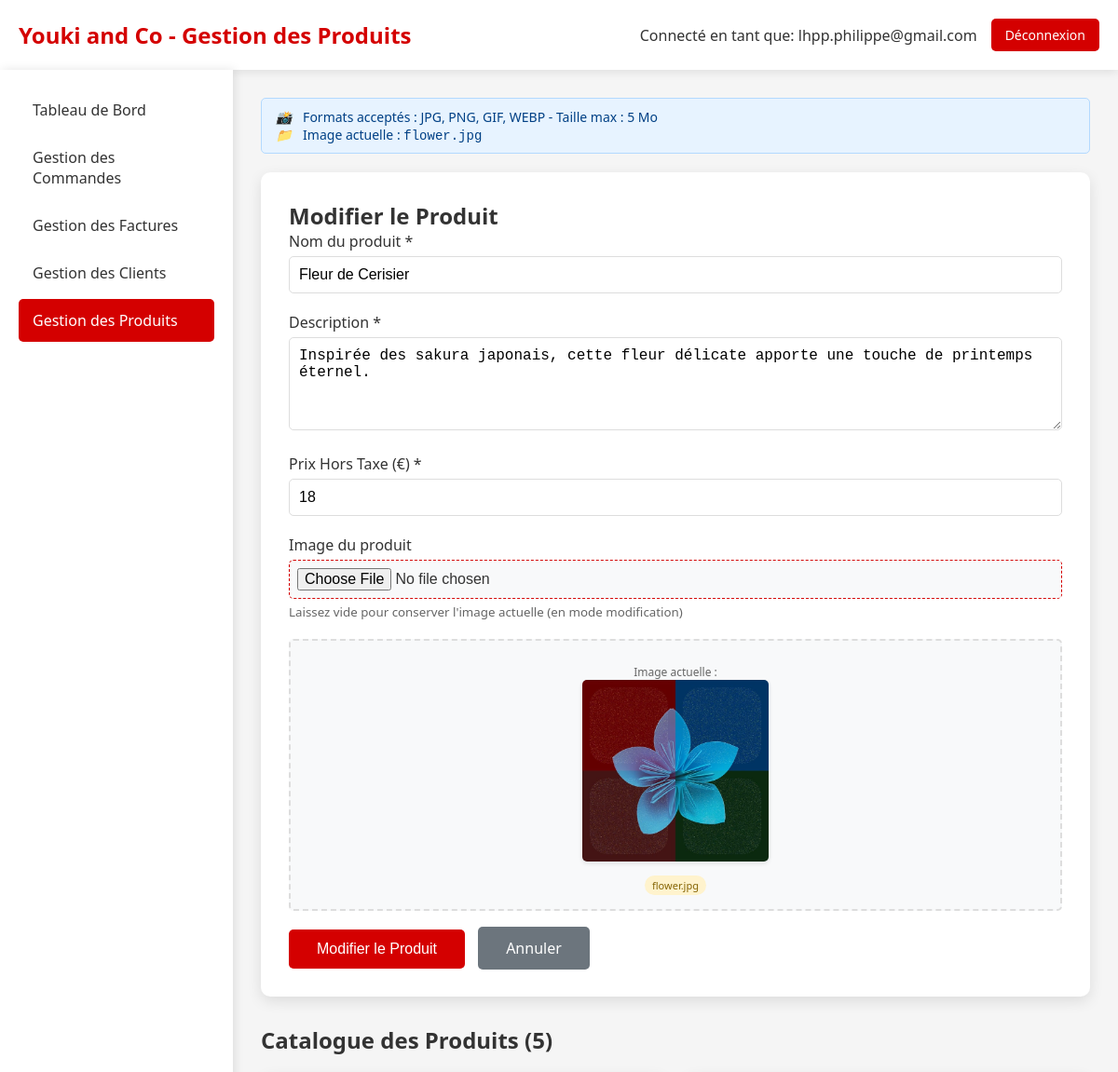
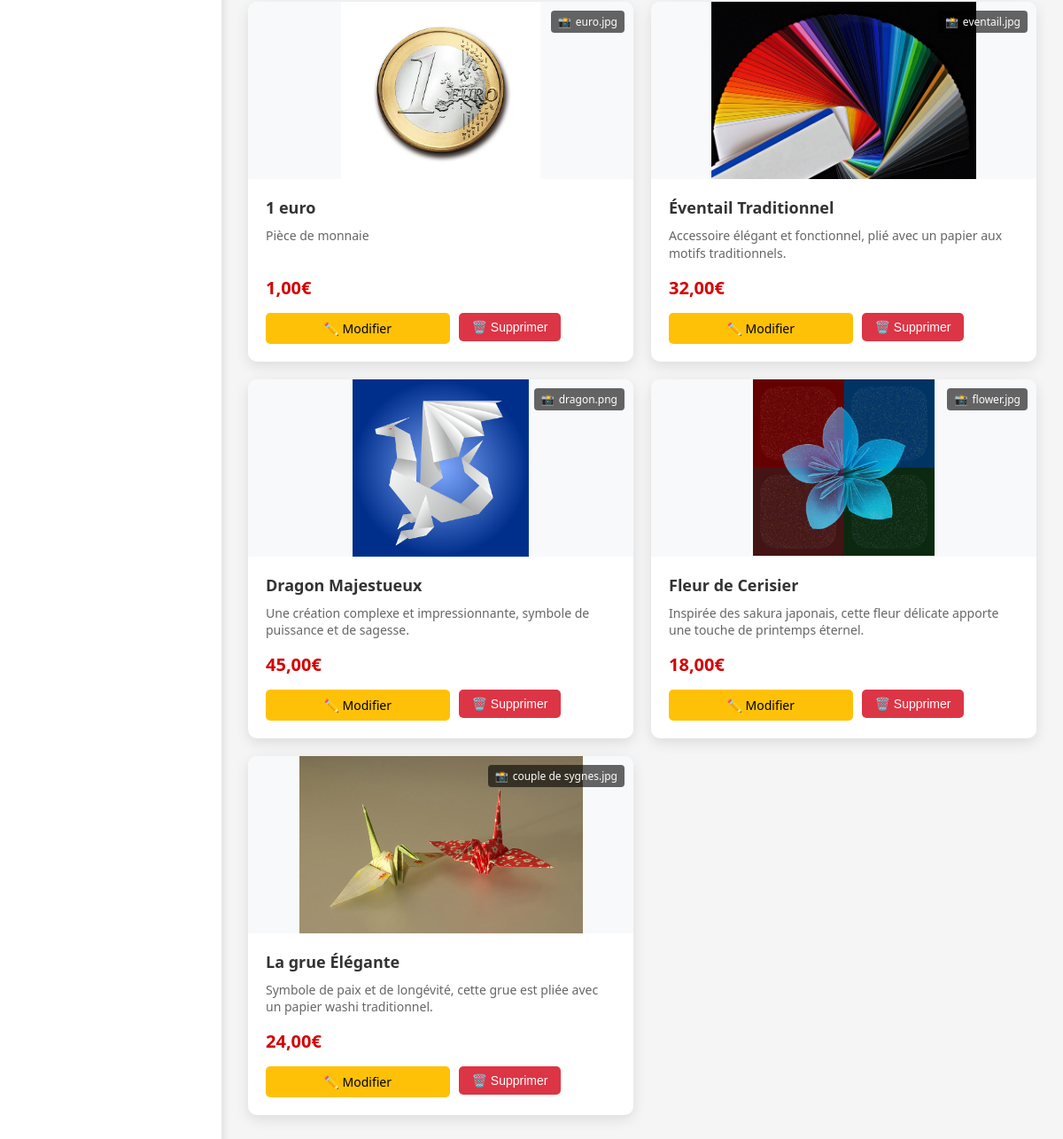
Page /admin_produits.php?edit=2 (signed in) on the committed database (2 pictures, top to bottom).
### tables this page shows
CREATE TABLE `Origami` (
  `idOrigami` bigint NOT NULL,
  `nom` varchar(50) NOT NULL,
  `description` varchar(300) NOT NULL,
  `photo` varchar(300) NOT NULL,
  `prixHorsTaxe` double NOT NULL
);

### admin_produits.php (the view, shortened to what this page needs)
<?php
require_once 'config.php';
try {
    $pdo = new PDO("mysql:host=$host;dbname=$dbname;charset=utf8", $username, $password);
    $pdo->setAttribute(PDO::ATTR_ERRMODE, PDO::ERRMODE_EXCEPTION);
    $stmt = $pdo->query("SELECT * FROM Origami ORDER BY idOrigami DESC");
    $produits = $stmt->fetchAll(PDO::FETCH_ASSOC);
    $produitEdit = null;
    if (isset($_GET['edit'])) {
        $stmt = $pdo->prepare("SELECT * FROM Origami WHERE idOrigami = ?");
        $stmt->execute([$_GET['edit']]);
        $produitEdit = $stmt->fetch(PDO::FETCH_ASSOC);
    }
} catch (PDOException $e) {
    die("Erreur de connexion à la base de données: " . $e->getMessage());
}
?>
<!DOCTYPE html>
<html lang="fr">
<head>
</head>
<body>
    <div class="header">
        <div class="logo">
            <h1>Youki and Co - Gestion des Produits</h1>
        </div>
        <div class="admin-info">
            <span>Connecté en tant que: <?= htmlspecialchars($_SESSION['admin_email']) ?></span>
            <a href="admin_dashboard.php?logout=1" class="btn-logout">Déconnexion</a>
        </div>
    </div>
    <div class="container">
        <div class="sidebar">
            <a href="admin_dashboard.php" class="nav-item">Tableau de Bord</a>
            <a href="admin_commandes.php" class="nav-item">Gestion des Commandes</a>
            <a href="admin_factures.php" class="nav-item">Gestion des Factures</a>
            <a href="admin_clients.php" class="nav-item">Gestion des Clients</a>
            <a href="admin_produits.php" class="nav-item active">Gestion des Produits</a>
        </div>
        <div class="main-content">
            <div class="upload-info">
                <i>📸</i>
                Formats acceptés : JPG, PNG, GIF, WEBP - Taille max : 5 Mo
                <?php if ($produitEdit && $produitEdit['photo'] && $produitEdit['photo'] != 'img/placeholder.jpg'): ?>
                    <br><i>📁</i> Image actuelle : <code><?= basename($produitEdit['photo']) ?></code>
                <?php endif; ?>
            </div>
            <div class="form-container">
                <h2><?= $produitEdit ? 'Modifier le Produit' : 'Ajouter un Nouveau Produit' ?></h2>
                <form method="POST" enctype="multipart/form-data">
                    <div class="form-group">
                        <label for="nom">Nom du produit *</label>
                        <input type="text" id="nom" name="nom"
                               value="<?= htmlspecialchars($produitEdit['nom'] ?? '') ?>"
                               required>
                    </div>
                    <div class="form-group">
                        <label for="description">Description *</label>
                        <textarea id="description" name="description" required><?= htmlspecialchars($produitEdit['description'] ?? '') ?></textarea>
                    </div>
                    <div class="form-group">
                        <label for="prixHorsTaxe">Prix Hors Taxe (€) *</label>
                        <input type="number" id="prixHorsTaxe" name="prixHorsTaxe"
                               step="0.01" min="0"
                               value="<?= htmlspecialchars($produitEdit['prixHorsTaxe'] ?? '') ?>"
                               required>
                    </div>
                    <div class="form-group">
                        <label for="photo">Image du produit</label>
                        <input type="file" id="photo" name="photo"
                               accept="image/jpeg,image/jpg,image/png,image/gif,image/webp">
                        <small style="color: #666; display: block; margin-top: 5px;">
                            Laissez vide pour conserver l'image actuelle (en mode modification)
                        </small>
                    </div>
                    <?php if ($produitEdit && $produitEdit['photo']): ?>
                    <div class="image-preview">
                        <p>Image actuelle :</p>
                        <img src="<?= htmlspecialchars($produitEdit['photo']) ?>"
                             alt="Aperçu"
                             onerror="this.src='img/placeholder.jpg'">
                        <p>
                            <span class="badge badge-warning">
                                <?= basename($produitEdit['photo']) ?>
                            </span>
                        </p>
                    </div>
                    <?php endif; ?>
                    <div style="margin-top: 20px;">
                        <button type="submit" name="action" value="<?= $produitEdit ? 'modifier' : 'ajouter' ?>" class="btn-submit">
                            <?= $produitEdit ? 'Modifier le Produit' : 'Ajouter le Produit' ?>
                        </button>
                        <?php if ($produitEdit): ?>
                            <a href="admin_produits.php" class="btn-cancel">Annuler</a>
                        <?php endif; ?>
                    </div>
                </form>
            </div>
            <div class="section">
                <h2 style="margin-bottom: 20px;">Catalogue des Produits (<?= count($produits) ?>)</h2>
                <div class="product-grid">
                    <?php foreach ($produits as $produit): ?>
                    <div class="product-card">
                        <div class="product-image">
                            <img src="<?= htmlspecialchars($produit['photo']) ?>"
                                 alt="<?= htmlspecialchars($produit['nom']) ?>"
                                 onerror="this.src='img/placeholder.jpg'">
                            <div class="image-badge">
                                <span>📸</span>
                                <?= basename($produit['photo']) ?>
                            </div>
                        </div>
                        <div class="product-info">
                            <div class="product-name"><?= htmlspecialchars($produit['nom']) ?></div>
                            <div class="product-description"><?= htmlspecialchars($produit['description']) ?></div>
                            <div class="product-price"><?= number_format($produit['prixHorsTaxe'], 2, ',', ' ') ?>€</div>
                            <div class="product-actions">
                                <a href="admin_produits.php?edit=<?= $produit['idOrigami'] ?>" class="btn-edit">✏️ Modifier</a>
                                <form method="POST" style="display: inline; flex: 1;">
                                    <button type="submit" name="action" value="supprimer" class="btn-delete"
                                            onclick="return confirm('Êtes-vous sûr de vouloir supprimer ce produit ? Cette action est irréversible.')">
                                        🗑️ Supprimer
                                    </button>
                                </form>
                            </div>
                        </div>
                    </div>
                    <?php endforeach; ?>
                </div>
            </div>
        </div>
    </div>
</body>
</html>

### admin_produits.php (style rules this page uses)
.product-grid { display: grid; grid-template-columns: repeat(auto-fill, minmax(300px, 1fr)); gap: 20px; margin-bottom: 30px; }
.product-card { background: white; border-radius: 10px; box-shadow: 0 5px 15px rgba(0,0,0,0.1); overflow: hidden; transition: transform 0.3s; display: flex; flex-direction: column; }
.product-image { height: 200px; background: #f8f9fa; display: flex; align-items: center; justify-content: center; overflow: hidden; position: relative; }
.product-image img { max-width: 100%; max-height: 100%; object-fit: cover; transition: transform 0.3s; }
.product-image .image-badge { position: absolute; top: 10px; right: 10px; background: rgba(0,0,0,0.6); color: white; padding: 4px 8px; border-radius: 4px; font-size: 12px; display: flex; align-items: center; gap: 5px; }
.product-info { padding: 20px; flex: 1; display: flex; flex-direction: column; }
.product-name { font-size: 18px; font-weight: bold; margin-bottom: 10px; color: #333; }
.product-description { color: #666; font-size: 14px; margin-bottom: 15px; line-height: 1.4; flex: 1; }
.product-price { font-size: 20px; font-weight: bold; color: #d40000; margin-bottom: 15px; }
.product-actions { display: flex; gap: 10px; margin-top: auto; }
.btn-edit, .btn-delete { padding: 8px 15px; border: none; border-radius: 5px; cursor: pointer; text-decoration: none; font-size: 14px; transition: all 0.3s; flex: 1; text-align: center; }
.btn-edit { background: #ffc107; color: black; }
.btn-delete { background: #dc3545; color: white; }
.form-container { background: white; padding: 30px; border-radius: 10px; box-shadow: 0 5px 15px rgba(0,0,0,0.1); margin-bottom: 30px; }
.form-group { margin-bottom: 20px; }
.form-group label { display: block; margin-bottom: 5px; font-weight: 500; color: #333; }
.form-group input, .form-group textarea, .form-group select { width: 100%; padding: 10px; border: 1px solid #ddd; border-radius: 5px; font-size: 16px; transition: border-color 0.3s; }
.form-group textarea { height: 100px; resize: vertical; }
.form-group input[type="file"] { padding: 8px; background: #f8f9fa; border: 1px dashed #d40000; }
.image-preview { margin-top: 10px; padding: 15px; background: #f8f9fa; border-radius: 5px; text-align: center; border: 2px dashed #ddd; }
.image-preview img { max-width: 200px; max-height: 200px; border-radius: 5px; box-shadow: 0 2px 5px rgba(0,0,0,0.1); }
.image-preview p { margin: 10px 0 0; color: #666; font-size: 12px; }
.btn-submit { background: #d40000; color: white; padding: 12px 30px; border: none; border-radius: 5px; cursor: pointer; font-size: 16px; transition: background 0.3s; }
.btn-cancel { background: #6c757d; color: white; padding: 12px 30px; border: none; border-radius: 5px; cursor: pointer; font-size: 16px; text-decoration: none; margin-left: 10px; transition: background 0.3s; }
* { margin: 0; padding: 0; box-sizing: border-box; }
body { font-family: 'Segoe UI', Tahoma, Geneva, Verdana, sans-serif; background: #f5f5f5; color: #333; }
.header { background: white; padding: 20px; box-shadow: 0 2px 10px rgba(0,0,0,0.1); display: flex; justify-content: space-between; align-items: center; }
.logo h1 { color: #d40000; font-size: 24px; }
.admin-info { display: flex; align-items: center; gap: 15px; }
.btn-logout { background: #d40000; color: white; padding: 8px 15px; text-decoration: none; border-radius: 5px; font-size: 14px; transition: background 0.3s; }
.container { display: flex; min-height: calc(100vh - 80px); }
.sidebar { width: 250px; background: white; padding: 20px; box-shadow: 2px 0 10px rgba(0,0,0,0.1); }
.nav-item { display: block; padding: 12px 15px; color: #333; text-decoration: none; border-radius: 5px; margin-bottom: 5px; transition: all 0.3s; }
.nav-item:hover, .nav-item.active { background: #d40000; color: white; }
.main-content { flex: 1; padding: 30px; }
.upload-info { background: #e7f3ff; border: 1px solid #b3d9ff; padding: 10px 15px; border-radius: 5px; margin-bottom: 20px; color: #004085; font-size: 14px; }
.upload-info i { margin-right: 8px; }
.badge { display: inline-block; padding: 3px 8px; border-radius: 12px; font-size: 11px; font-weight: normal; background: #e0e0e0; color: #333; }
.badge-warning { background: #fff3cd; color: #856404; }

### rows in the picture
origami: photo "flower.jpg", nom "Fleur de Cerisier", description "Inspirée des sakura japonais, cette fleur délicate apporte une touche de printemps éternel.", prixHorsTaxe "18", photo (picture), prixHorsTaxe "18,00"
origami: photo (picture), photo "euro.jpg", nom "1 euro", description "Pièce de monnaie", prixHorsTaxe "1,00"
origami: photo (picture), photo "eventail.jpg", nom "Éventail Traditionnel", description "Accessoire élégant et fonctionnel, plié avec un papier aux motifs traditionnels.", prixHorsTaxe "32,00"
origami: photo (picture), photo "dragon.png", nom "Dragon Majestueux", description "Une création complexe et impressionnante, symbole de puissance et de sagesse.", prixHorsTaxe "45,00"
origami: photo (picture), photo "couple de sygnes.jpg", nom "La grue Élégante", description "Symbole de paix et de longévité, cette grue est pliée avec un papier washi traditionnel.", prixHorsTaxe "24,00"

### other values in the picture
$_SESSION['admin_email'] "lhpp.philippe@gmail.com"
count($produits) "5"
